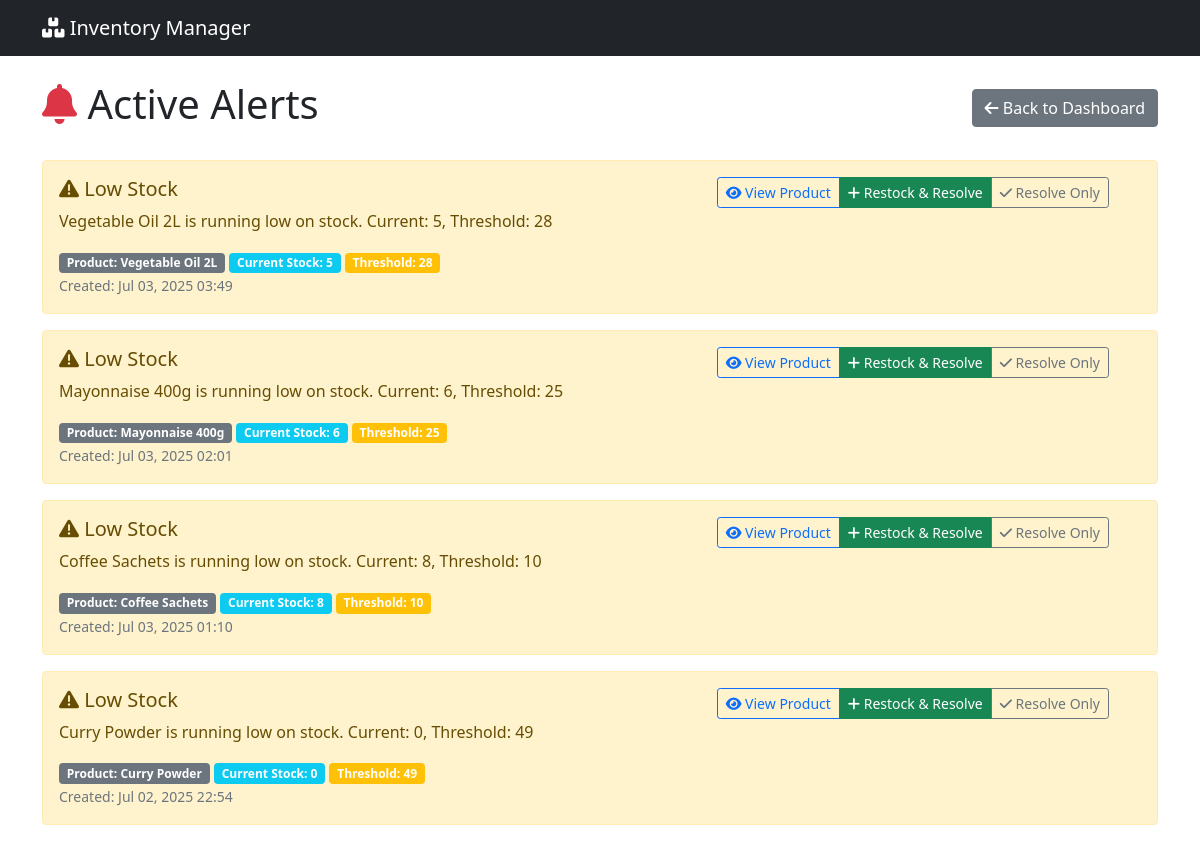
The app's page /alerts/ with its own data.
### inventory/models.py (models this page shows, shortened)
class StockAlert(models.Model):
    ALERT_TYPES = [
        ('LOW_STOCK', 'Low Stock'),
        ('RESTOCK_NEEDED', 'Restock Needed'),
        ('STOCKOUT_PREDICTED', 'Stockout Predicted'),
    ]
    product = models.ForeignKey(Product, on_delete=models.CASCADE, related_name='alerts')
    alert_type = models.CharField(max_length=20, choices=ALERT_TYPES)
    message = models.TextField()
    is_active = models.BooleanField(default=True)
    created_at = models.DateTimeField(auto_now_add=True)
    resolved_at = models.DateTimeField(null=True, blank=True)
    class Meta:
        ordering = ['-created_at']

class Product(models.Model):
    name = models.CharField(max_length=200)
    sku = models.CharField(max_length=50, unique=True, blank=True)
    current_stock = models.PositiveIntegerField(default=0)
    low_stock_threshold = models.PositiveIntegerField(default=10)
    created_at = models.DateTimeField(auto_now_add=True)
    updated_at = models.DateTimeField(auto_now=True)

### inventory/views.py (the view)
# urls.py: path('alerts/', views.alerts_view, name='alerts'),
def alerts_view(request):
    alerts = StockAlert.objects.filter(is_active=True)
    return render(request, 'inventory/alerts.html', {'alerts': alerts})

### inventory/templates/inventory/alerts.html (shortened to what this page needs)
{% extends 'inventory/base.html' %}
{% block content %}
<div class="row">
    <div class="col-md-12">
        <div class="d-flex justify-content-between align-items-center mb-4">
            <h1><i class="fas fa-bell text-danger"></i> Active Alerts</h1>
            <a href="{% url 'dashboard' %}" class="btn btn-secondary">
                <i class="fas fa-arrow-left"></i> Back to Dashboard
            </a>
        </div>
    </div>
</div>
<div class="row">
    <div class="col-md-12">
        {% if alerts %}
            {% for alert in alerts %}
                <div class="alert alert-{% if alert.alert_type == 'LOW_STOCK' %}warning{% elif alert.alert_type == 'RESTOCK_NEEDED' %}danger{% else %}info{% endif %} alert-dismissible">
                    <div class="d-flex justify-content-between align-items-start">
                        <div>
                            <h5>
                                <i class="fas fa-{% if alert.alert_type == 'LOW_STOCK' %}exclamation-triangle{% elif alert.alert_type == 'RESTOCK_NEEDED' %}truck{% else %}info-circle{% endif %}"></i>
                                {{ alert.get_alert_type_display }}
                            </h5>
                            <p>{{ alert.message }}</p>
                            <div class="mt-2">
                                <span class="badge bg-secondary">Product: {{ alert.product.name }}</span>
                                <span class="badge bg-info">Current Stock: {{ alert.product.current_stock }}</span>
                                <span class="badge bg-warning">Threshold: {{ alert.product.low_stock_threshold }}</span>
                            </div>
                            <small class="text-muted">Created: {{ alert.created_at|date:"M d, Y H:i" }}</small>
                        </div>
                        <div>
                            <div class="btn-group" role="group">
                                <a href="{% url 'product_detail' alert.product.pk %}" class="btn btn-sm btn-outline-primary">
                                    <i class="fas fa-eye"></i> View Product
                                </a>
                                <button type="button" class="btn btn-sm btn-success"
                                        data-bs-toggle="modal"
                                        data-bs-target="#restockModal"
                                        onclick="setRestockAlert({{ alert.pk }}, '{{ alert.product.name }}', {{ alert.product.current_stock }}, {{ alert.product.low_stock_threshold }})">
                                    <i class="fas fa-plus"></i> Restock & Resolve
                                </button>
                                <a href="{% url 'resolve_alert' alert.pk %}" class="btn btn-sm btn-outline-secondary" title="Resolve without restocking">
                                    <i class="fas fa-check"></i> Resolve Only
                                </a>
                            </div>
                        </div>
                    </div>
                </div>
            {% endfor %}
        {% endif %}
    </div>
</div>
{% endblock %}

### records on screen
StockAlert: alert_type "Low Stock", message "Vegetable Oil 2L is running low on stock. Current: 5, Threshold: 28", product.name "Vegetable Oil 2L", product.current_stock "5", product.low_stock_threshold "28", created_at "Jul 03, 2025 03:49"
StockAlert: alert_type "Low Stock", message "Mayonnaise 400g is running low on stock. Current: 6, Threshold: 25", product.name "Mayonnaise 400g", product.current_stock "6", product.low_stock_threshold "25", created_at "Jul 03, 2025 02:01"
StockAlert: alert_type "Low Stock", message "Coffee Sachets is running low on stock. Current: 8, Threshold: 10", product.name "Coffee Sachets", product.current_stock "8", product.low_stock_threshold "10", created_at "Jul 03, 2025 01:10"
StockAlert: alert_type "Low Stock", message "Curry Powder is running low on stock. Current: 0, Threshold: 49", product.name "Curry Powder", product.current_stock "0", product.low_stock_threshold "49", created_at "Jul 02, 2025 22:54"
